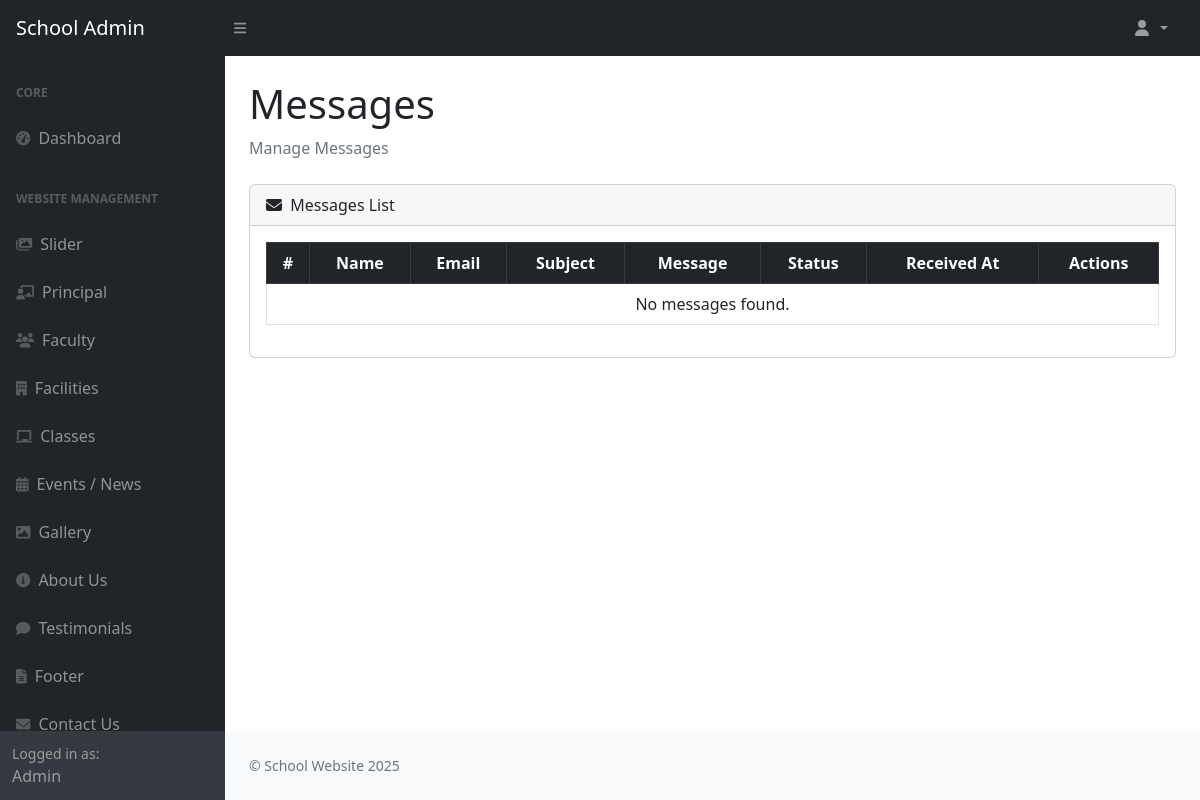
Page /admin/messages.php (signed in) on the earlier database version.
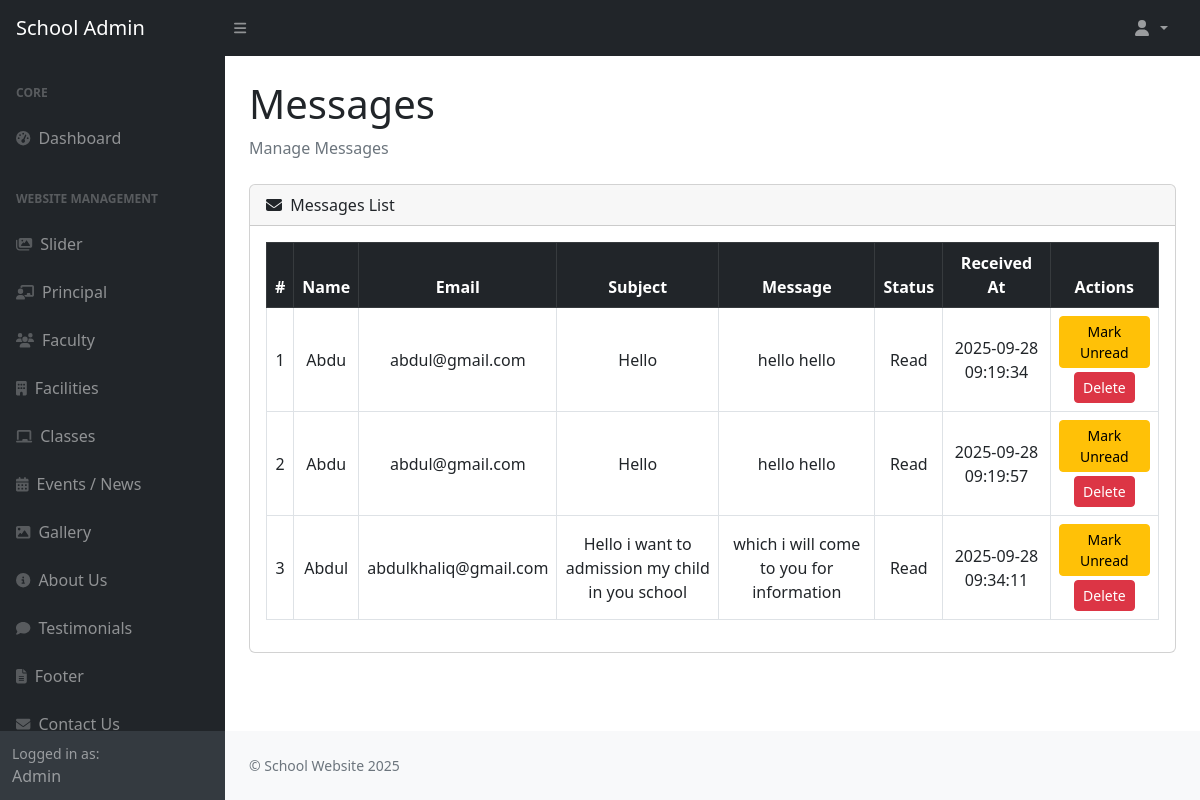
Same page on the later database version.
### tables this page shows
CREATE TABLE `messages` (
  `id` int(11) NOT NULL,
  `name` varchar(100) NOT NULL,
  `email` varchar(100) NOT NULL,
  `subject` varchar(150) NOT NULL,
  `message` text NOT NULL,
  `status` enum('unread','read') DEFAULT 'unread',
  `created_at` timestamp NOT NULL DEFAULT current_timestamp()
);

### admin/messages.php (the view, shortened to what this page needs)
<?php
include 'db.php';
$result = mysqli_query($conn, "SELECT * FROM messages ORDER BY
    CASE WHEN status='unread' THEN 0 ELSE 1 END, created_at ASC");
?>
<!DOCTYPE html>
<html lang="en">
<head>
    <link href="css/styles.css" rel="stylesheet" />
    <link href="https://cdn.jsdelivr.net/npm/bootstrap@5.2.3/dist/css/bootstrap.min.css" rel="stylesheet">
</head>
<body class="sb-nav-fixed">
    <?php include 'file/navbar.php'; ?>
    <div id="layoutSidenav">
        <?php include 'file/sidebar.php'; ?>
        <div id="layoutSidenav_content">
            <main>
                <div class="container-fluid px-4">
                    <h1 class="mt-4">Messages</h1>
                    <ol class="breadcrumb mb-4">
                        <li class="breadcrumb-item active">Manage Messages</li>
                    </ol>
                    <div class="card mb-4">
                        <div class="card-header"><i class="fas fa-envelope me-1"></i> Messages List</div>
                        <div class="card-body">
                            <table class="table table-bordered align-middle text-center">
                                <thead class="table-dark">
                                    <tr>
                                        <th>#</th>
                                        <th>Name</th>
                                        <th>Email</th>
                                        <th>Subject</th>
                                        <th>Message</th>
                                        <th>Status</th>
                                        <th>Received At</th>
                                        <th>Actions</th>
                                    </tr>
                                </thead>
                                <tbody>
                                    <?php while ($row = mysqli_fetch_assoc($result)) { ?>
                                    <tr class="<?= $row['status'] == 'unread' ? 'table-warning' : ''; ?>">
                                        <td><?= $row['id']; ?></td>
                                        <td><?= htmlspecialchars($row['name']); ?></td>
                                        <td><?= htmlspecialchars($row['email']); ?></td>
                                        <td><?= htmlspecialchars($row['subject']); ?></td>
                                        <td><?= htmlspecialchars($row['message']); ?></td>
                                        <td><?= ucfirst($row['status']); ?></td>
                                        <td><?= $row['created_at']; ?></td>
                                        <td>
                                            <?php if($row['status']=='unread'): ?>
                                                <a href="messages.php?mark_read=<?= $row['id']; ?>" class="btn btn-sm btn-success mb-1">Mark Read</a>
                                            <?php else: ?>
                                                <a href="messages.php?mark_unread=<?= $row['id']; ?>" class="btn btn-sm btn-warning mb-1">Mark Unread</a>
                                            <?php endif; ?>
                                            <a href="messages.php?delete=<?= $row['id']; ?>" class="btn btn-sm btn-danger" onclick="return confirm('Delete this message?')">Delete</a>
                                        </td>
                                    </tr>
                                    <?php } ?>
                                    <?php if(mysqli_num_rows($result) == 0){ ?>
                                        <tr>
                                            <td colspan="8">No messages found.</td>
                                        </tr>
                                    <?php } ?>
                                </tbody>
                            </table>
                        </div>
                    </div>
                </div>
            </main>
            <footer class="py-4 bg-light mt-auto">
                <div class="container-fluid px-4">
                    <div class="d-flex align-items-center justify-content-between small">
                        <div class="text-muted">© School Website 2025</div>
                    </div>
                </div>
            </footer>
        </div>
    </div>
</body>
</html>

### admin/file/navbar.php (shortened to what this page needs)
<nav class="sb-topnav navbar navbar-expand navbar-dark bg-dark">
    <a class="navbar-brand ps-3" href="index.php">School Admin</a>
    <button class="btn btn-link btn-sm order-1 order-lg-0 me-4 me-lg-0" id="sidebarToggle">
        <i class="fas fa-bars"></i>
    </button>
    <ul class="navbar-nav ms-auto me-3 me-lg-4">
        <li class="nav-item dropdown">
            <a class="nav-link dropdown-toggle" id="navbarDropdown" href="#" role="button"
               data-bs-toggle="dropdown" aria-expanded="false">
                <i class="fas fa-user fa-fw"></i>
            </a>
        </li>
    </ul>
</nav>

### admin/file/sidebar.php (shortened to what this page needs)
<div id="layoutSidenav_nav">
    <nav class="sb-sidenav accordion sb-sidenav-dark" id="sidenavAccordion">
        <div class="sb-sidenav-menu">
            <div class="nav">
                <div class="sb-sidenav-menu-heading">Core</div>
                <a class="nav-link" href="index.php">
                    <div class="sb-nav-link-icon"><i class="fas fa-tachometer-alt"></i></div>
                    Dashboard
                </a>
                <div class="sb-sidenav-menu-heading">Website Management</div>
                <a class="nav-link" href="slider.php">
                    <div class="sb-nav-link-icon"><i class="fas fa-images"></i></div>
                    Slider
                </a>
                <a class="nav-link" href="principal.php">
                    <div class="sb-nav-link-icon"><i class="fas fa-chalkboard-teacher"></i></div>
                    Principal
                </a>
                <a class="nav-link" href="faculty.php">
                    <div class="sb-nav-link-icon"><i class="fas fa-users"></i></div>
                    Faculty
                </a>
                <a class="nav-link" href="facilities.php">
                    <div class="sb-nav-link-icon"><i class="fas fa-building"></i></div>
                    Facilities
                </a>
                <a class="nav-link" href="classes.php">
                    <div class="sb-nav-link-icon"><i class="fas fa-chalkboard"></i></div>
                    Classes
                </a>
                <a class="nav-link" href="events.php">
                    <div class="sb-nav-link-icon"><i class="fas fa-calendar-alt"></i></div>
                    Events / News
                </a>
                <a class="nav-link" href="gallery.php">
                    <div class="sb-nav-link-icon"><i class="fas fa-image"></i></div>
                    Gallery
                </a>
                <a class="nav-link" href="aboutus.php">
                    <div class="sb-nav-link-icon"><i class="fas fa-info-circle"></i></div>
                    About Us
                </a>
                <a class="nav-link" href="testimonials.php">
                    <div class="sb-nav-link-icon"><i class="fas fa-comment"></i></div>
                    Testimonials
                </a>
                <a class="nav-link" href="footer.php">
                    <div class="sb-nav-link-icon"><i class="fas fa-file-alt"></i></div>
                    Footer
                </a>
                <a class="nav-link" href="contacts.php">
                    <div class="sb-nav-link-icon"><i class="fas fa-envelope"></i></div>
                    Contact Us
                </a>
            </div>
        </div>
        <div class="sb-sidenav-footer">
            <div class="small">Logged in as:</div>
            Admin
        </div>
    </nav>
</div>

Differences in the rows shown:
added messages: id "1", name "Abdu", email "abdul@gmail.com", subject "Hello", message "hello hello", status "Read", created_at "2025-09-28 09:19:34"
added messages: id "2", name "Abdu", email "abdul@gmail.com", subject "Hello", message "hello hello", status "Read", created_at "2025-09-28 09:19:57"
added messages: id "3", name "Abdul", email "abdulkhaliq@gmail.com", subject "Hello i want to admission my child in you school", message "which i will come to you for information", status "Read", created_at "2025-09-28 09:34:11"
Other differences:
text no longer shown: "No messages found."
